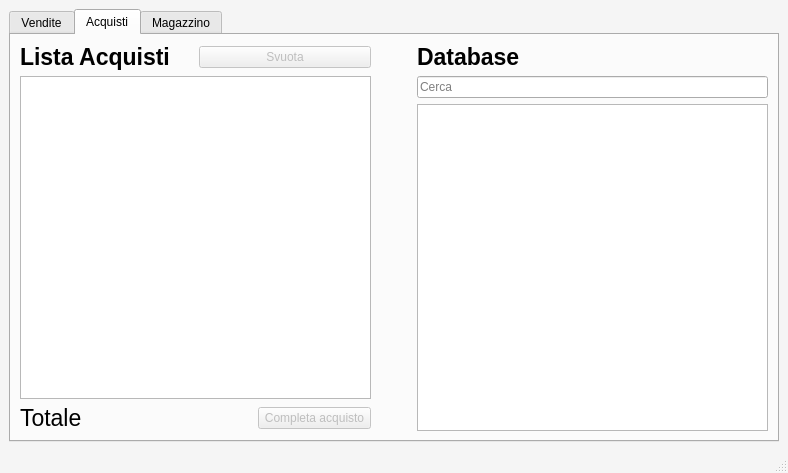
<?xml version="1.0" encoding="UTF-8"?>
<ui version="4.0">
 <class>MainWindow</class>
 <widget class="QMainWindow" name="MainWindow">
  <property name="geometry">
   <rect>
    <x>0</x>
    <y>0</y>
    <width>754</width>
    <height>473</height>
   </rect>
  </property>
  <property name="windowTitle">
   <string>Kingdom Card Gestionale Vendite</string>
  </property>
  <property name="windowIcon">
   <iconset>
    <normaloff>icons/logo_kingdom_cards.png</normaloff>icons/logo_kingdom_cards.png</iconset>
  </property>
  <property name="styleSheet">
   <string notr="true">QMainWindow {
        background-color: #f5f5f5;
    }</string>
  </property>
  <widget class="QWidget" name="centralwidget">
   <layout class="QGridLayout" name="gridLayout">
    <item row="0" column="0">
     <widget class="QTabWidget" name="tabWidget">
      <property name="currentIndex">
       <number>1</number>
      </property>
      <widget class="QWidget" name="tab">
       <attribute name="title">
        <string>Vendite</string>
       </attribute>
       <layout class="QGridLayout" name="gridLayout_2">
        <item row="0" column="0">
         <layout class="QVBoxLayout" name="verticalLayout">
          <item>
           <widget class="QLabel" name="label">
            <property name="font">
             <font>
              <pointsize>17</pointsize>
              <weight>75</weight>
              <bold>true</bold>
             </font>
            </property>
            <property name="text">
             <string>Stock</string>
            </property>
           </widget>
          </item>
          <item>
           <layout class="QHBoxLayout" name="horizontalLayout">
            <item>
             <widget class="QLineEdit" name="lineEdit">
              <property name="placeholderText">
               <string>Cerca</string>
              </property>
              <property name="clearButtonEnabled">
               <bool>true</bool>
              </property>
             </widget>
            </item>
           </layout>
          </item>
          <item>
           <widget class="QTableView" name="tableStock">
            <property name="editTriggers">
             <set>QAbstractItemView::NoEditTriggers</set>
            </property>
            <property name="selectionMode">
             <enum>QAbstractItemView::SingleSelection</enum>
            </property>
            <property name="selectionBehavior">
             <enum>QAbstractItemView::SelectRows</enum>
            </property>
            <property name="sortingEnabled">
             <bool>true</bool>
            </property>
            <property name="cornerButtonEnabled">
             <bool>false</bool>
            </property>
           </widget>
          </item>
         </layout>
        </item>
        <item row="0" column="1">
         <spacer name="horizontalSpacer">
          <property name="orientation">
           <enum>Qt::Horizontal</enum>
          </property>
          <property name="sizeType">
           <enum>QSizePolicy::Minimum</enum>
          </property>
          <property name="sizeHint" stdset="0">
           <size>
            <width>40</width>
            <height>20</height>
           </size>
          </property>
         </spacer>
        </item>
        <item row="0" column="2">
         <layout class="QVBoxLayout" name="verticalLayout_4">
          <item>
           <widget class="QSplitter" name="splitter">
            <property name="orientation">
             <enum>Qt::Horizontal</enum>
            </property>
            <widget class="QLabel" name="label_2">
             <property name="font">
              <font>
               <pointsize>17</pointsize>
               <weight>75</weight>
               <bold>true</bold>
              </font>
             </property>
             <property name="text">
              <string>Carrello</string>
             </property>
            </widget>
            <widget class="QPushButton" name="button_svuota_carrello">
             <property name="enabled">
              <bool>false</bool>
             </property>
             <property name="text">
              <string>Svuota</string>
             </property>
            </widget>
           </widget>
          </item>
          <item>
           <widget class="QTableWidget" name="tableWidget_carrello">
            <property name="editTriggers">
             <set>QAbstractItemView::NoEditTriggers</set>
            </property>
           </widget>
          </item>
          <item>
           <widget class="QSplitter" name="splitter_2">
            <property name="orientation">
             <enum>Qt::Horizontal</enum>
            </property>
            <widget class="QWidget" name="layoutWidget">
             <layout class="QVBoxLayout" name="verticalLayout_3">
              <item>
               <widget class="QLabel" name="label_totale_carrello_testo">
                <property name="font">
                 <font>
                  <pointsize>17</pointsize>
                  <weight>50</weight>
                  <bold>false</bold>
                 </font>
                </property>
                <property name="text">
                 <string>Totale carrrello</string>
                </property>
               </widget>
              </item>
              <item>
               <widget class="QLabel" name="label_sconto_testo">
                <property name="font">
                 <font>
                  <pointsize>13</pointsize>
                 </font>
                </property>
                <property name="text">
                 <string>Sconto (€)</string>
                </property>
               </widget>
              </item>
              <item>
               <widget class="QLabel" name="label_totale_da_pagare_testo">
                <property name="font">
                 <font>
                  <pointsize>17</pointsize>
                  <weight>75</weight>
                  <bold>true</bold>
                 </font>
                </property>
                <property name="text">
                 <string>Totale da pagare</string>
                </property>
               </widget>
              </item>
              <item>
               <widget class="QPushButton" name="button_concludi_vendita">
                <property name="enabled">
                 <bool>false</bool>
                </property>
                <property name="text">
                 <string>Concludi vendita</string>
                </property>
               </widget>
              </item>
             </layout>
            </widget>
            <widget class="QWidget" name="layoutWidget">
             <layout class="QVBoxLayout" name="verticalLayout_2">
              <item>
               <widget class="QLabel" name="label_totale_carrello">
                <property name="font">
                 <font>
                  <pointsize>17</pointsize>
                  <weight>50</weight>
                  <bold>false</bold>
                  <underline>true</underline>
                 </font>
                </property>
                <property name="text">
                 <string/>
                </property>
                <property name="alignment">
                 <set>Qt::AlignRight|Qt::AlignTrailing|Qt::AlignVCenter</set>
                </property>
               </widget>
              </item>
              <item>
               <widget class="QLineEdit" name="sconto_input">
                <property name="enabled">
                 <bool>false</bool>
                </property>
                <property name="font">
                 <font>
                  <pointsize>15</pointsize>
                 </font>
                </property>
                <property name="alignment">
                 <set>Qt::AlignRight|Qt::AlignTrailing|Qt::AlignVCenter</set>
                </property>
               </widget>
              </item>
              <item>
               <widget class="QLabel" name="label_totale_dapagare">
                <property name="font">
                 <font>
                  <pointsize>17</pointsize>
                  <weight>75</weight>
                  <bold>true</bold>
                 </font>
                </property>
                <property name="text">
                 <string/>
                </property>
                <property name="alignment">
                 <set>Qt::AlignRight|Qt::AlignTrailing|Qt::AlignVCenter</set>
                </property>
               </widget>
              </item>
             </layout>
            </widget>
           </widget>
          </item>
         </layout>
        </item>
       </layout>
      </widget>
      <widget class="QWidget" name="tabAcquisti">
       <attribute name="title">
        <string>Acquisti</string>
       </attribute>
       <layout class="QGridLayout" name="gridLayout_3">
        <item row="0" column="0">
         <layout class="QVBoxLayout" name="verticalLayout_12">
          <item>
           <layout class="QHBoxLayout" name="horizontalLayout_4">
            <item>
             <widget class="QLabel" name="label_11">
              <property name="font">
               <font>
                <pointsize>17</pointsize>
                <weight>75</weight>
                <bold>true</bold>
               </font>
              </property>
              <property name="text">
               <string>Lista Acquisti</string>
              </property>
             </widget>
            </item>
            <item>
             <widget class="QPushButton" name="buttonSvuotaAcquisti">
              <property name="enabled">
               <bool>false</bool>
              </property>
              <property name="text">
               <string>Svuota</string>
              </property>
             </widget>
            </item>
           </layout>
          </item>
          <item>
           <widget class="QTableWidget" name="tableWidgetAcquisti">
            <property name="editTriggers">
             <set>QAbstractItemView::DoubleClicked</set>
            </property>
           </widget>
          </item>
          <item>
           <layout class="QHBoxLayout" name="horizontalLayout_3">
            <item>
             <widget class="QLabel" name="label_totale_acquisti_2">
              <property name="font">
               <font>
                <pointsize>17</pointsize>
                <weight>50</weight>
                <bold>false</bold>
               </font>
              </property>
              <property name="text">
               <string>Totale </string>
              </property>
             </widget>
            </item>
            <item>
             <widget class="QLabel" name="labelTotaleAcquisti">
              <property name="font">
               <font>
                <pointsize>17</pointsize>
                <weight>50</weight>
                <bold>false</bold>
                <underline>true</underline>
               </font>
              </property>
              <property name="text">
               <string/>
              </property>
              <property name="alignment">
               <set>Qt::AlignRight|Qt::AlignTrailing|Qt::AlignVCenter</set>
              </property>
             </widget>
            </item>
            <item>
             <widget class="QPushButton" name="pushButton">
              <property name="enabled">
               <bool>false</bool>
              </property>
              <property name="text">
               <string>Completa acquisto</string>
              </property>
             </widget>
            </item>
           </layout>
          </item>
         </layout>
        </item>
        <item row="0" column="1">
         <spacer name="horizontalSpacer_3">
          <property name="orientation">
           <enum>Qt::Horizontal</enum>
          </property>
          <property name="sizeType">
           <enum>QSizePolicy::Fixed</enum>
          </property>
          <property name="sizeHint" stdset="0">
           <size>
            <width>40</width>
            <height>20</height>
           </size>
          </property>
         </spacer>
        </item>
        <item row="0" column="2">
         <layout class="QVBoxLayout" name="verticalLayout_11">
          <item>
           <widget class="QLabel" name="label_10">
            <property name="font">
             <font>
              <pointsize>17</pointsize>
              <weight>75</weight>
              <bold>true</bold>
             </font>
            </property>
            <property name="text">
             <string>Database</string>
            </property>
           </widget>
          </item>
          <item>
           <widget class="QLineEdit" name="lineEditCercaAcquisti">
            <property name="placeholderText">
             <string>Cerca</string>
            </property>
            <property name="clearButtonEnabled">
             <bool>true</bool>
            </property>
           </widget>
          </item>
          <item>
           <widget class="QTableView" name="tableDatabaseAcquisti">
            <property name="editTriggers">
             <set>QAbstractItemView::NoEditTriggers</set>
            </property>
            <property name="selectionMode">
             <enum>QAbstractItemView::SingleSelection</enum>
            </property>
            <property name="selectionBehavior">
             <enum>QAbstractItemView::SelectRows</enum>
            </property>
            <property name="sortingEnabled">
             <bool>true</bool>
            </property>
            <property name="cornerButtonEnabled">
             <bool>false</bool>
            </property>
           </widget>
          </item>
         </layout>
        </item>
       </layout>
      </widget>
      <widget class="QWidget" name="tabMagazzino">
       <attribute name="title">
        <string>Magazzino</string>
       </attribute>
       <layout class="QGridLayout" name="gridLayout_4">
        <item row="0" column="0">
         <layout class="QVBoxLayout" name="verticalLayout_21">
          <property name="rightMargin">
           <number>0</number>
          </property>
          <item>
           <widget class="QLabel" name="label_3">
            <property name="maximumSize">
             <size>
              <width>270</width>
              <height>16777215</height>
             </size>
            </property>
            <property name="font">
             <font>
              <pointsize>20</pointsize>
              <weight>75</weight>
              <bold>true</bold>
             </font>
            </property>
            <property name="text">
             <string>&lt;html&gt;&lt;head/&gt;&lt;body&gt;&lt;p&gt;&lt;img height=&quot;28&quot; src=&quot;:/icons/icons-filter.png&quot;/&gt; Filter&lt;/p&gt;&lt;/body&gt;&lt;/html&gt;</string>
            </property>
           </widget>
          </item>
          <item>
           <layout class="QVBoxLayout" name="verticalLayout_10">
            <item>
             <widget class="QLabel" name="label_4">
              <property name="maximumSize">
               <size>
                <width>270</width>
                <height>16777215</height>
               </size>
              </property>
              <property name="font">
               <font>
                <pointsize>11</pointsize>
               </font>
              </property>
              <property name="text">
               <string>Nome</string>
              </property>
             </widget>
            </item>
            <item>
             <widget class="QLineEdit" name="lineEditMagazzinoFiltroNome">
              <property name="maximumSize">
               <size>
                <width>270</width>
                <height>16777215</height>
               </size>
              </property>
              <property name="styleSheet">
               <string notr="true">QLineEdit {
    border: 1px solid gray;
    border-radius: 10px;
    padding: 5px;
}</string>
              </property>
             </widget>
            </item>
           </layout>
          </item>
          <item>
           <layout class="QVBoxLayout" name="verticalLayout_9">
            <item>
             <widget class="QLabel" name="label_5">
              <property name="maximumSize">
               <size>
                <width>270</width>
                <height>16777215</height>
               </size>
              </property>
              <property name="font">
               <font>
                <pointsize>11</pointsize>
               </font>
              </property>
              <property name="text">
               <string>Espansione</string>
              </property>
             </widget>
            </item>
            <item>
             <widget class="QLineEdit" name="lineEditMagazzinoFiltroEspansione">
              <property name="maximumSize">
               <size>
                <width>270</width>
                <height>16777215</height>
               </size>
              </property>
              <property name="styleSheet">
               <string notr="true">QLineEdit {
    border: 1px solid gray;
    border-radius: 10px;
    padding: 5px;
}</string>
              </property>
             </widget>
            </item>
           </layout>
          </item>
          <item>
           <layout class="QVBoxLayout" name="verticalLayout_8">
            <item>
             <widget class="QLabel" name="label_6">
              <property name="maximumSize">
               <size>
                <width>270</width>
                <height>16777215</height>
               </size>
              </property>
              <property name="font">
               <font>
                <pointsize>11</pointsize>
               </font>
              </property>
              <property name="text">
               <string>Condizione</string>
              </property>
             </widget>
            </item>
            <item>
             <widget class="QComboBox" name="comboBoxCondizione">
              <property name="maximumSize">
               <size>
                <width>270</width>
                <height>16777215</height>
               </size>
              </property>
              <property name="styleSheet">
               <string notr="true">QComboBox {
    border: 1px solid gray;
    border-radius: 10px;
    padding: 5px 30px 5px 10px; /* spazio per la freccia */
    background-color: white;
}


QComboBox::drop-down {
    subcontrol-origin: padding;
    subcontrol-position: top right;
    width: 15px;

    border-left-width: 1px;
    border-left-color: darkgray;
    border-left-style: solid; /* just a single line */
    border-top-right-radius: 3px; /* same radius as the QComboBox */
    border-bottom-right-radius: 3px;
}

QSpinBox::drop:hover {
    background: rgb(85, 170, 255)
}

QComboBox::down-arrow {
    image: url(C:/Users/Salvo/Documents/Coding/pokemon-card-sales-manager/Demo_PyQt/icons/icons-arrow-combox.png);
    width: 10px;
    height: 10px;
}

QComboBox QAbstractItemView {
    border: 2px solid darkgray;
    background: white;
    selection-background-color: lightgray;
    selection-color: black;
}</string>
              </property>
             </widget>
            </item>
           </layout>
          </item>
          <item>
           <layout class="QVBoxLayout" name="verticalLayout_7">
            <item>
             <widget class="QLabel" name="label_7">
              <property name="maximumSize">
               <size>
                <width>270</width>
                <height>16777215</height>
               </size>
              </property>
              <property name="font">
               <font>
                <pointsize>11</pointsize>
               </font>
              </property>
              <property name="text">
               <string>Quantità</string>
              </property>
             </widget>
            </item>
            <item>
             <widget class="QSpinBox" name="spinBoxMagazzinoQty">
              <property name="maximumSize">
               <size>
                <width>270</width>
                <height>16777215</height>
               </size>
              </property>
              <property name="styleSheet">
               <string notr="true">QSpinBox {
    border: 1px solid gray;
    border-radius: 10px;
    padding: 5px 25px 5px 5px; /* spazio per frecce */
    background: white;
}

QSpinBox::up-button {
    subcontrol-origin: border;
    subcontrol-position: top right;
    width: 20px;
    border-left: 1px solid gray;
}

QSpinBox::up-button:hover {
    background: rgb(85, 170, 255)
}

QSpinBox::down-button:hover {
    background: rgb(85, 170, 255)
}

QSpinBox::down-button {
    subcontrol-origin: border;
    subcontrol-position: bottom right;
    width: 20px;
    border-left: 1px solid gray;
}

QSpinBox::down-arrow {
    image: url(C:/Users/Salvo/Documents/Coding/pokemon-card-sales-manager/Demo_PyQt/icons/icons-arrow-combox.png);
    width: 10px;
    height: 10px;
}

QSpinBox::up-arrow {
    image: url(C:/Users/Salvo/Documents/Coding/pokemon-card-sales-manager/Demo_PyQt/icons/icons-arrow-up.png);
    width: 10px;
    height: 10px;
}</string>
              </property>
             </widget>
            </item>
           </layout>
          </item>
          <item>
           <layout class="QVBoxLayout" name="verticalLayout_6">
            <item>
             <widget class="QSplitter" name="splitter_6">
              <property name="orientation">
               <enum>Qt::Horizontal</enum>
              </property>
              <widget class="QLabel" name="label_8">
               <property name="maximumSize">
                <size>
                 <width>120</width>
                 <height>16777215</height>
                </size>
               </property>
               <property name="font">
                <font>
                 <pointsize>11</pointsize>
                </font>
               </property>
               <property name="text">
                <string>Prezzo min</string>
               </property>
              </widget>
              <widget class="QLabel" name="label_9">
               <property name="maximumSize">
                <size>
                 <width>120</width>
                 <height>16777215</height>
                </size>
               </property>
               <property name="font">
                <font>
                 <pointsize>11</pointsize>
                </font>
               </property>
               <property name="text">
                <string>Prezzo max</string>
               </property>
              </widget>
             </widget>
            </item>
            <item>
             <widget class="QSplitter" name="splitter_5">
              <property name="orientation">
               <enum>Qt::Horizontal</enum>
              </property>
              <widget class="QSplitter" name="splitter_7">
               <property name="orientation">
                <enum>Qt::Horizontal</enum>
               </property>
               <widget class="QDoubleSpinBox" name="doubleSpinBoxMagazzinoPrezzoMin">
                <property name="maximumSize">
                 <size>
                  <width>120</width>
                  <height>16777215</height>
                 </size>
                </property>
                <property name="styleSheet">
                 <string notr="true">QDoubleSpinBox {
    border: 1px solid gray;
    border-radius: 10px;
    padding: 5px 25px 5px 5px; /* spazio per frecce */
    background: white;
}

QDoubleSpinBox::up-button {
    subcontrol-origin: border;
    subcontrol-position: top right;
    width: 20px;
    border-left: 1px solid gray;
}

QDoubleSpinBox::up-button:hover {
    background: rgb(85, 170, 255)
}

QDoubleSpinBox::down-button:hover {
    background: rgb(85, 170, 255)
}

QDoubleSpinBox::down-button {
    subcontrol-origin: border;
    subcontrol-position: bottom right;
    width: 20px;
    border-left: 1px solid gray;
}

QDoubleSpinBox::down-arrow {
    image: url(C:/Users/Salvo/Documents/Coding/pokemon-card-sales-manager/Demo_PyQt/icons/icons-arrow-combox.png);
    width: 10px;
    height: 10px;
}

QDoubleSpinBox::up-arrow {
    image: url(C:/Users/Salvo/Documents/Coding/pokemon-card-sales-manager/Demo_PyQt/icons/icons-arrow-up.png);
    width: 10px;
    height: 10px;
}</string>
                </property>
               </widget>
               <widget class="QDoubleSpinBox" name="doubleSpinBoxMagazzinoPrezzoMax">
                <property name="maximumSize">
                 <size>
                  <width>150</width>
                  <height>16777215</height>
                 </size>
                </property>
                <property name="styleSheet">
                 <string notr="true">QDoubleSpinBox {
    border: 1px solid gray;
    border-radius: 10px;
    padding: 5px 25px 5px 5px; /* spazio per frecce */
    background: white;
}

QDoubleSpinBox::up-button {
    subcontrol-origin: border;
    subcontrol-position: top right;
    width: 20px;
    border-left: 1px solid gray;
}

QDoubleSpinBox::up-button:hover {
    background: rgb(85, 170, 255)
}

QDoubleSpinBox::down-button:hover {
    background: rgb(85, 170, 255)
}

QDoubleSpinBox::down-button {
    subcontrol-origin: border;
    subcontrol-position: bottom right;
    width: 20px;
    border-left: 1px solid gray;
}

QDoubleSpinBox::down-arrow {
    image: url(C:/Users/Salvo/Documents/Coding/pokemon-card-sales-manager/Demo_PyQt/icons/icons-arrow-combox.png);
    width: 10px;
    height: 10px;
}

QDoubleSpinBox::up-arrow {
    image: url(C:/Users/Salvo/Documents/Coding/pokemon-card-sales-manager/Demo_PyQt/icons/icons-arrow-up.png);
    width: 10px;
    height: 10px;
}</string>
                </property>
                <property name="maximum">
                 <double>100000.000000000000000</double>
                </property>
                <property name="value">
                 <double>100000.000000000000000</double>
                </property>
               </widget>
              </widget>
             </widget>
            </item>
           </layout>
          </item>
          <item>
           <widget class="QSplitter" name="splitter_4">
            <property name="orientation">
             <enum>Qt::Horizontal</enum>
            </property>
            <widget class="QPushButton" name="button_applica_filtro">
             <property name="maximumSize">
              <size>
               <width>120</width>
               <height>16777215</height>
              </size>
             </property>
             <property name="text">
              <string>Applica</string>
             </property>
            </widget>
            <widget class="QPushButton" name="button_resetta_filtro">
             <property name="enabled">
              <bool>true</bool>
             </property>
             <property name="maximumSize">
              <size>
               <width>120</width>
               <height>16777215</height>
              </size>
             </property>
             <property name="text">
              <string>Resetta</string>
             </property>
            </widget>
           </widget>
          </item>
          <item>
           <spacer name="verticalSpacer">
            <property name="orientation">
             <enum>Qt::Vertical</enum>
            </property>
            <property name="sizeHint" stdset="0">
             <size>
              <width>20</width>
              <height>40</height>
             </size>
            </property>
           </spacer>
          </item>
         </layout>
        </item>
        <item row="0" column="2">
         <layout class="QVBoxLayout" name="verticalLayout_5">
          <item>
           <layout class="QHBoxLayout" name="horizontalLayout_2">
            <item>
             <widget class="QPushButton" name="buttonMagazzinoSave">
              <property name="enabled">
               <bool>true</bool>
              </property>
              <property name="sizePolicy">
               <sizepolicy hsizetype="Expanding" vsizetype="Fixed">
                <horstretch>0</horstretch>
                <verstretch>0</verstretch>
               </sizepolicy>
              </property>
              <property name="minimumSize">
               <size>
                <width>0</width>
                <height>0</height>
               </size>
              </property>
              <property name="maximumSize">
               <size>
                <width>180</width>
                <height>16777215</height>
               </size>
              </property>
              <property name="text">
               <string>Salva modifiche</string>
              </property>
              <property name="default">
               <bool>false</bool>
              </property>
              <property name="flat">
               <bool>false</bool>
              </property>
             </widget>
            </item>
            <item>
             <widget class="QPushButton" name="buttonMagazzinoRipristina">
              <property name="text">
               <string>Ripristina</string>
              </property>
             </widget>
            </item>
            <item>
             <spacer name="horizontalSpacer_2">
              <property name="orientation">
               <enum>Qt::Horizontal</enum>
              </property>
              <property name="sizeHint" stdset="0">
               <size>
                <width>31</width>
                <height>17</height>
               </size>
              </property>
             </spacer>
            </item>
           </layout>
          </item>
          <item>
           <widget class="QTableView" name="tableViewMagazzino">
            <property name="sizePolicy">
             <sizepolicy hsizetype="Expanding" vsizetype="Expanding">
              <horstretch>0</horstretch>
              <verstretch>0</verstretch>
             </sizepolicy>
            </property>
            <property name="minimumSize">
             <size>
              <width>520</width>
              <height>0</height>
             </size>
            </property>
            <property name="selectionMode">
             <enum>QAbstractItemView::SingleSelection</enum>
            </property>
            <property name="sortingEnabled">
             <bool>true</bool>
            </property>
           </widget>
          </item>
         </layout>
        </item>
        <item row="0" column="1">
         <spacer name="horizontalSpacer_5">
          <property name="orientation">
           <enum>Qt::Horizontal</enum>
          </property>
          <property name="sizeType">
           <enum>QSizePolicy::Minimum</enum>
          </property>
          <property name="sizeHint" stdset="0">
           <size>
            <width>15</width>
            <height>20</height>
           </size>
          </property>
         </spacer>
        </item>
       </layout>
      </widget>
     </widget>
    </item>
   </layout>
  </widget>
  <widget class="QMenuBar" name="menubar">
   <property name="geometry">
    <rect>
     <x>0</x>
     <y>0</y>
     <width>754</width>
     <height>18</height>
    </rect>
   </property>
  </widget>
  <widget class="QStatusBar" name="statusbar"/>
 </widget>
 <resources>
  <include location="icons/icons.qrc"/>
 </resources>
 <connections/>
</ui>
